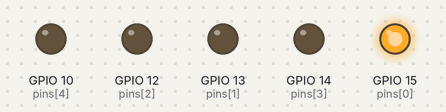
Recording of a program running on a simulated ESP8266 board running MicroPython. On the bench: output pins drawn as LEDs (lit = HIGH). Random numbers come from a fixed seed; what the program prints to the serial console is not drawn.

Above: at 0.1 s.
At 7.2 s:
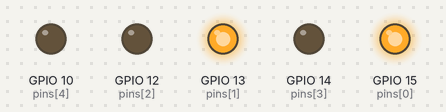
At 8.7 s:
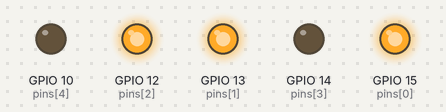
At 19.6 s:
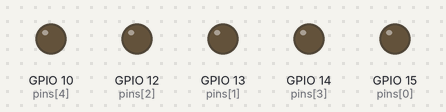
At 25.7 s:
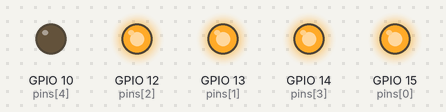
At 39.1 s:
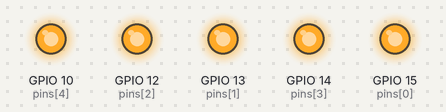
Timing chart, 0 to 40.0 s (numbered marks = the images above):
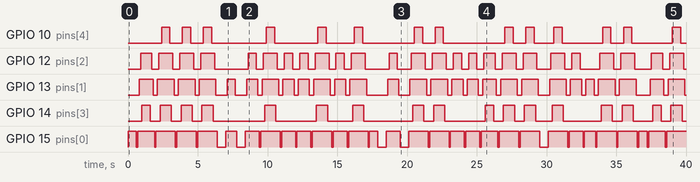

The program:

blinkingLEDs.py
```python
# Example of blinking leds in micropython
# Arduino style: setup and loop
# 2017_0708 PePo - NodeMCU + led-bar
# 2016_1002 PePo - Grove-LEDs on D1 (GPIO5) and D5 (GPIO14)
# 2016-0823 PePo, based upon https://learn.adafruit.com/micropython-basics-blink-a-led/blink-led

###########################################################################
# Setup code goes below, this is called once at the start of the program: #
###########################################################################
import machine as board # CircuitPython-style
import time

#title
print('Blinking LEDs...')

#configuration
pins = [15, 13, 12, 14, 10] # NodeMCU: D8, D7, D6, D5, SD3/D4(2)
# fill array of leds
leds = []
for pin in pins:
    leds.append(board.Pin(pin, board.Pin.OUT))

# leds on up until n
def tuneUp(n):
    '''leds until n on'''
    # first, put all leds off
    '''for led in leds:
        led.off()'''
    # light leds up to n
    # check maximum number of leds
    if n > len(leds):
        n = len(leds)
    for i in range(n):
        leds[i].on()
        time.sleep(0.1)

def tuneDown(n):
    '''leds off from n downwards'''
    # check maximum number of leds
    if n > len(leds):
        n = len(leds)
    for i in (reversed(range(0,n))):
        leds[i].off()
        time.sleep(0.1)

def off():
    '''all leds off'''
    for led in leds:
        led.off()

#leds on in order
import urandom as random
def demo_bar(w = 2.0):
    try:
        while True:
            off()
            n = random.getrandbits(3)# len(leds)+1
            if n > (len(leds) + 1):
                n = len(leds)+1
            #print('LEDs on up to {} ...'.format(n))
            tuneUp(n)
            time.sleep(w)
            #print('LEDs off from {} ...'.format(n))
            tuneDown(n)
    except KeyboardInterrupt:
        print('done!')
        off()
demo_bar(0.5)

''' TODO
while True:
    ###################################################################
    # Loop code goes inside the loop here, this is called repeatedly: #
    ###################################################################
    led1.high()
    led2.low()
    time.sleep(0.5)
    led1.low()
    led2.high()
    time.sleep(0.5)
'''
print('done')
```

Measured:
- by itself, GPIO 10 (pins[4]): LOW → HIGH at 2.4 s, → LOW 0.60 s later, → HIGH 0.90 s later, → LOW 0.60 s later, … (28 changes in this stretch)
- by itself, GPIO 12 (pins[2]): LOW → HIGH at 0.90 s, → LOW 0.80 s later, → HIGH 0.50 s later, → LOW 1.0 s later, … (50 changes in this stretch)
- by itself, GPIO 13 (pins[1]): LOW → HIGH at 0.80 s, → LOW 1.0 s later, → HIGH 0.30 s later, → LOW 1.2 s later, … (54 changes in this stretch)
- by itself, GPIO 14 (pins[3]): LOW → HIGH at 1.0 s, → LOW 0.60 s later, → HIGH 0.70 s later, → LOW 0.80 s later, … (34 changes in this stretch)
- by itself, GPIO 15 (pins[0]): LOW → HIGH at 0.00 s, → LOW 0.60 s later, → HIGH 0.10 s later, → LOW 1.2 s later, … (59 changes in this stretch)
